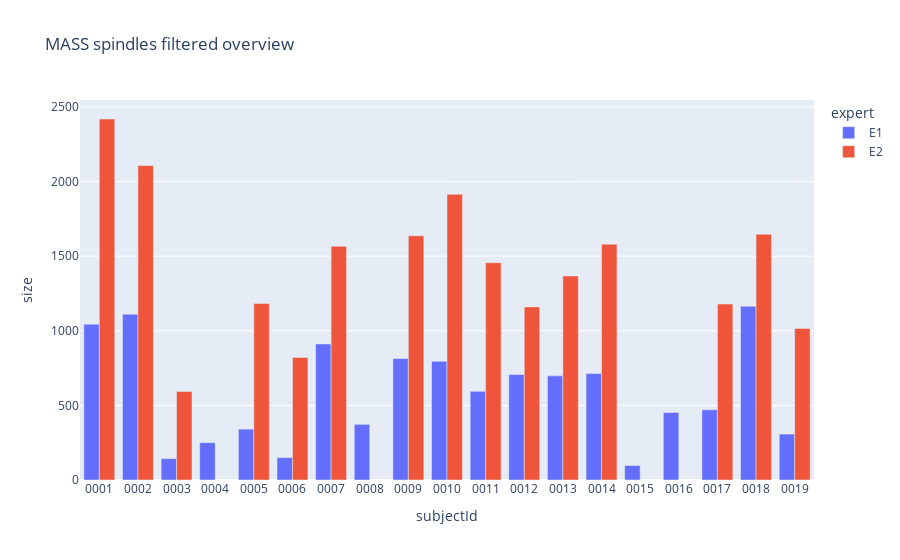

The notebook cell this image was saved under:
### Code cell
aux=spindlesFilteredN2[["type","expert","subjectId"]].groupby(["type","expert","subjectId"],as_index=False).size()
px.bar(aux,x="subjectId",y="size",color="expert",barmode="group",title="MASS spindles filtered overview")

### Figure 1 — Plotly figure (JSON) as saved in the notebook; plotly's stock layout.template omitted (floating-point values rounded to 4 significant figures)
{"data": [{"alignmentgroup": "True", "hovertemplate": "expert=E1<br>subjectId=%{x}<br>size=%{y}<extra></extra>", "legendgroup": "E1", "marker": {"color": "#636efa", "pattern": {"shape": ""}}, "name": "E1", "offsetgroup": "E1", "orientation": "v", "showlegend": true, "textposition": "auto", "type": "bar", "x": ["0001", "0002", "0003", "0004", "0005", "0006", "0007", "0008", "0009", "0010", "0011", "0012", "0013", "0014", "0015", "0016", "0017", "0018", "0019"], "xaxis": "x", "y": [1044, 1111, 143, 250, 341, 150, 912, 373, 814, 795, 594, 707, 698, 713, 97, 452, 470, 1164, 308], "yaxis": "y"}, {"alignmentgroup": "True", "hovertemplate": "expert=E2<br>subjectId=%{x}<br>size=%{y}<extra></extra>", "legendgroup": "E2", "marker": {"color": "#EF553B", "pattern": {"shape": ""}}, "name": "E2", "offsetgroup": "E2", "orientation": "v", "showlegend": true, "textposition": "auto", "type": "bar", "x": ["0001", "0002", "0003", "0005", "0006", "0007", "0009", "0010", "0011", "0012", "0013", "0014", "0017", "0018", "0019"], "xaxis": "x", "y": [2419, 2107, 593, 1183, 821, 1566, 1636, 1914, 1456, 1160, 1367, 1580, 1179, 1647, 1016], "yaxis": "y"}], "layout": {"barmode": "group", "legend": {"title": {"text": "expert"}, "tracegroupgap": 0}, "title": {"text": "MASS spindles filtered overview"}, "xaxis": {"anchor": "y", "domain": [0, 1], "title": {"text": "subjectId"}}, "yaxis": {"anchor": "x", "domain": [0, 1], "title": {"text": "size"}}}}
